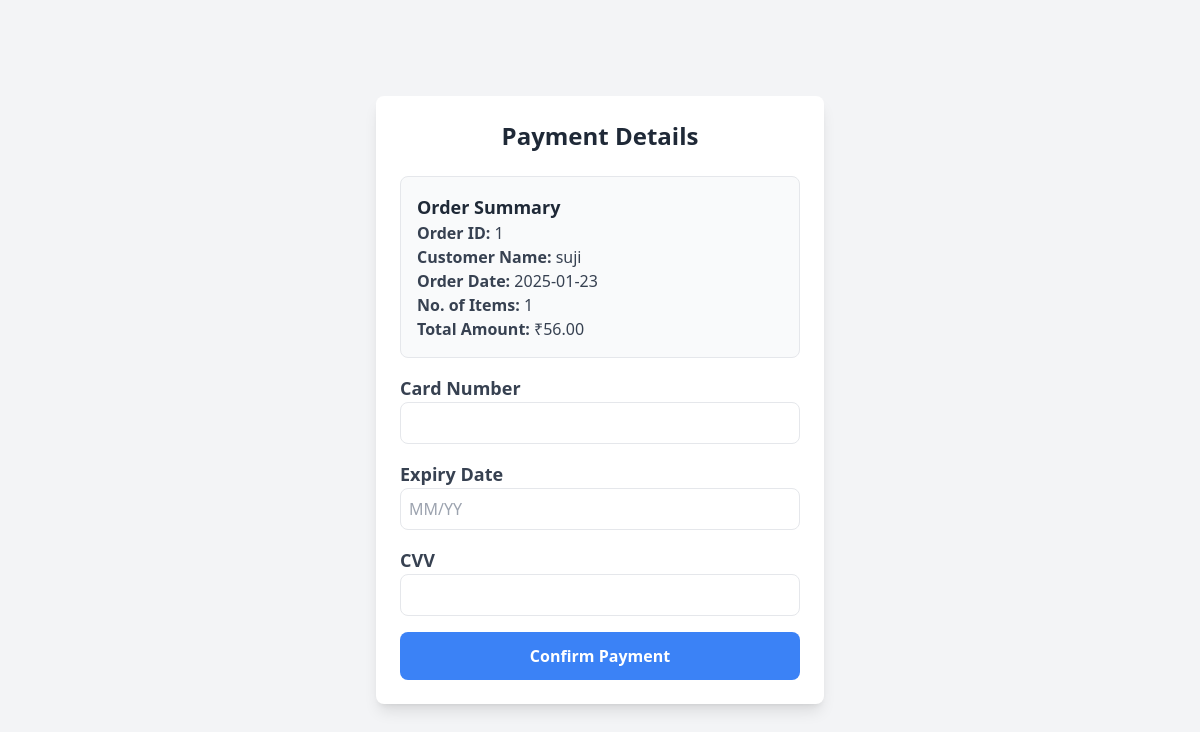
The app's page /medical_store/payment.php, older data.
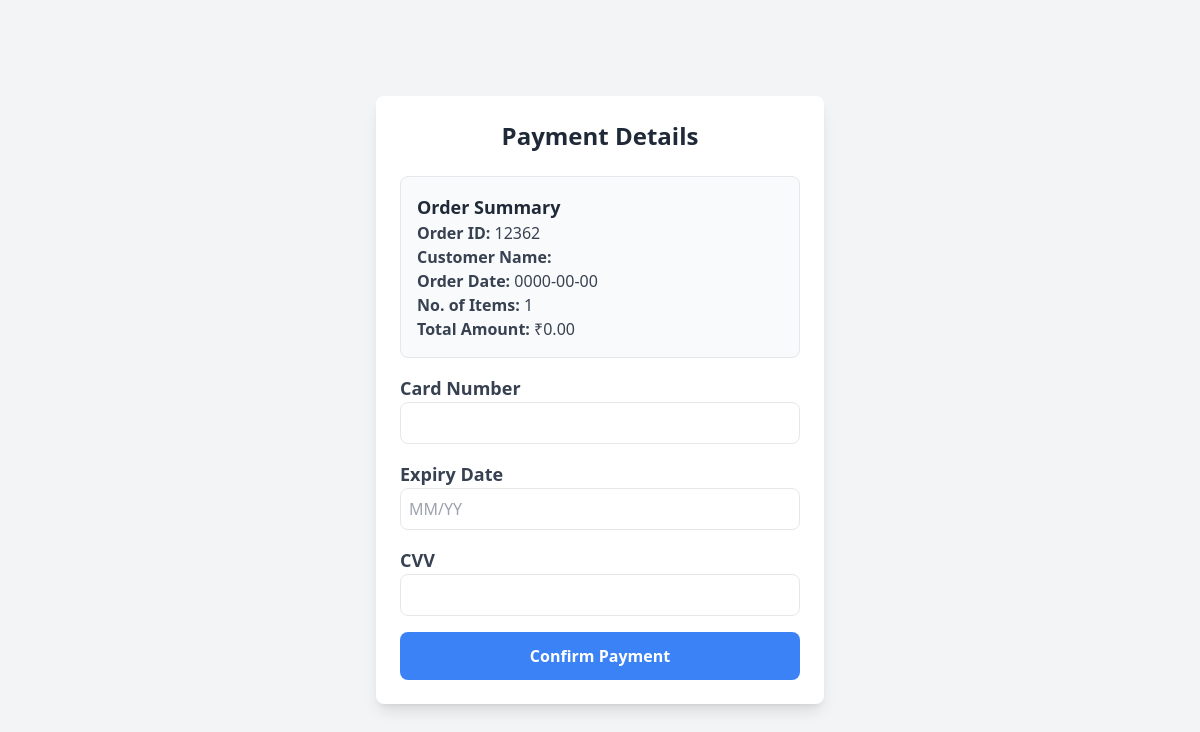
The same page, newer data.
### tables this page shows
CREATE TABLE `orders` (
  `order_id` int(11) NOT NULL,
  `customer_name` varchar(255) NOT NULL,
  `order_date` date NOT NULL,
  `total_amount` decimal(10,2) NOT NULL,
  `no_of_items` int(11) NOT NULL,
  `med_id` int(11) NOT NULL,
  `date_time` datetime NOT NULL
);

### medical_store/payment.php (the view, shortened to what this page needs)
<?php
include 'connection.php';
$order_id = "";
$customer_name = "";
$order_date = "";
$total_amount = 0;
$no_of_items = 0;
$sql = "SELECT * FROM orders ORDER BY order_id DESC LIMIT 1";
$result = $conn->query($sql);
if ($result->num_rows > 0) {
    $row = $result->fetch_assoc();
    $order_id = $row['order_id'];
    $customer_name = $row['customer_name'];
    $order_date = $row['order_date'];
    $total_amount = $row['total_amount'];
    $no_of_items = $row['no_of_items'];
} else {
    echo "No recent order found.";
    exit();
}
?>
<!DOCTYPE html>
<html lang="en">
<head>
    <script src="https://cdn.tailwindcss.com"></script>
</head>
<body class="bg-gray-100 flex items-center justify-center min-h-screen">
    <div class="max-w-md w-full bg-white shadow-lg rounded-lg p-6">
        <h2 class="text-2xl font-bold text-center text-gray-800 mb-6">Payment Details</h2>
        <div class="bg-gray-50 p-4 rounded-lg border">
            <h3 class="text-lg font-semibold text-gray-800">Order Summary</h3>
            <p class="text-gray-700"><strong>Order ID:</strong> <?php echo $order_id; ?></p>
            <p class="text-gray-700"><strong>Customer Name:</strong> <?php echo htmlspecialchars($customer_name); ?></p>
            <p class="text-gray-700"><strong>Order Date:</strong> <?php echo $order_date; ?></p>
            <p class="text-gray-700"><strong>No. of Items:</strong> <?php echo $no_of_items; ?></p>
            <p class="text-gray-700"><strong>Total Amount:</strong> ₹<?php echo number_format($total_amount, 2); ?></p>
        </div>
        <form action="payment_process.php" method="post" class="space-y-4 mt-4">
            <div>
                <label for="card_number" class="block text-lg font-semibold text-gray-700">Card Number</label>
                <input type="text" id="card_number" name="card_number" class="w-full p-2 border rounded-lg focus:ring-2 focus:ring-blue-400" required>
            </div>
            <div>
                <label for="expiry_date" class="block text-lg font-semibold text-gray-700">Expiry Date</label>
                <input type="text" id="expiry_date" name="expiry_date" class="w-full p-2 border rounded-lg focus:ring-2 focus:ring-blue-400" placeholder="MM/YY" required>
            </div>
            <div>
                <label for="cvv" class="block text-lg font-semibold text-gray-700">CVV</label>
                <input type="text" id="cvv" name="cvv" class="w-full p-2 border rounded-lg focus:ring-2 focus:ring-blue-400" required>
            </div>
            <button type="submit" class="w-full bg-blue-500 text-white font-bold py-3 rounded-lg hover:bg-blue-600 transition duration-300">
                Confirm Payment
            </button>
        </form>
    </div>
</body>
</html>

Row changes from the older to the newer data that the page shows:
removed orders: order_id "1", customer_name "suji", order_date "2025-01-23", no_of_items "1", total_amount "56.00"
added orders: order_id "12362", order_date "0000-00-00", no_of_items "1", total_amount "0.00"
